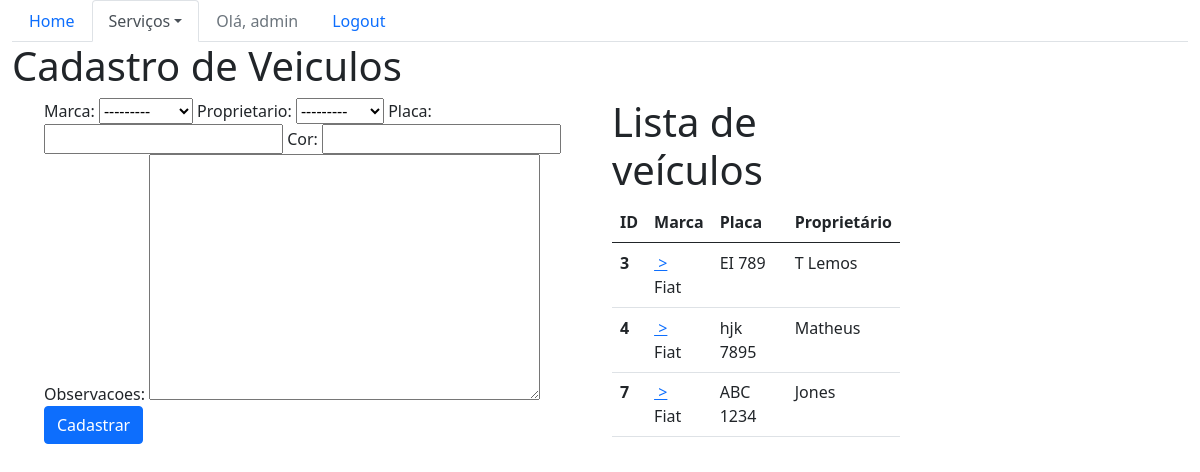
Page /sistema/veiculos/ (signed in) on the committed database.
### core/models.py (models this page shows, shortened)
class Veiculo(models.Model):
    marca = models.ForeignKey(Marca, on_delete=models.CASCADE)
    proprietario = models.ForeignKey(Pessoa, on_delete=models.CASCADE)
    placa = models.CharField(max_length=20)
    cor = models.CharField(max_length=15)
    observacoes = models.TextField(max_length=200)

class Marca(models.Model):
    nome = models.CharField(max_length=50)
    def __str__(self):
        return self.nome

class Pessoa(models.Model):
    nome = models.CharField(max_length=100)
    endereco = models.CharField(max_length=200)
    telefone = models.CharField(max_length=20)
    def __str__(self):
        return self.nome

### core/views.py (the view)
# urls.py: path("veiculos/", lista_veiculos ,name='core_lista_veiculos'),
@login_required
def lista_veiculos(request):
    veiculos = Veiculo.objects.all()
    form = VeiculoForm()
    return render(request, 'core/lista_veiculos.html', {'veiculos': veiculos, 'form': form})

### core/forms.py
class VeiculoForm(ModelForm):
    class Meta:
        model = Veiculo
        fields = '__all__'

### core/templates/core/lista_veiculos.html (shortened to what this page needs)
{%extends 'base.html' %}
{% load bootstrap %}
{%block menu%}
    <ul class="nav nav-tabs">
        <li class="nav-item">
          <a class="nav-link " href="{% url 'core_home' %}">Home</a>
        </li>
        <li class="nav-item dropdown">
          <a class="nav-link dropdown-toggle active" data-toggle="dropdown" href="#" role="button" aria-haspopup="true" aria-expanded="false">Serviços</a>
        </li>
        {%if user.is_authenticated %}
        <li class="nav-item ">
          <a class="nav-link disabled" href="">Olá, {{user}}</a>
        </li>
        <li class="nav-item">
          <a class="nav-link" href="{% url 'logout' %}">Logout</a>
        </li>
        {% else %}
        <li class="nav-item">
          <a class="nav-link" href="{% url 'login' %}">Login</a>
        </li>
        {% endif %}
    </ul>
{%endblock%}
{%block main%}
<div class="row">
    <div class="col-sm-12">
        <h1> Cadastro de Veiculos</h1>
    </div>
</div>
<div class="row">
    <div class="col-sm-6">
        <ul>
            <form action="{% url 'core_veiculo_novo' %}" method="POST">
                {{form|bootstrap}}
                <br>
                <button type="submit" class="btn btn-primary">Cadastrar</button>
            </form>
        </ul>
    </div>
    <div class="col-sm-6">
        <div class="col-sm-6">
            <h1>Lista de veículos</h1>
            <table class="table">
                <thead class= "thead-dark">
                  <tr>
                    <th scope="col">ID</th>
                    <th scope="col">Marca</th>
                    <th scope="col">Placa</th>
                    <th scope="col">Proprietário</th>
                  </tr>
                </thead>
                <tbody>
                    {% for veiculo in veiculos %}
                  <tr>
                    <th scope="row" >{{veiculo.id}}</th>
                    <td><a href="{% url 'core_veiculo_update' veiculo.id %}" style="display:block;">&nbsp;></a>{{veiculo.marca}}</td>
                    <td>{{veiculo.placa}}</td>
                    <td>{{veiculo.proprietario}}</td>
                  </tr>
                  <tr>
                    {%endfor%}
                </tbody>
              </table>
    </div>
</div>
{% endblock %}

### rows in the picture
Veiculo: id "3", marca "Fiat", placa "EI 789", proprietario "T Lemos"
Veiculo: id "4", marca "Fiat", placa "hjk 7895", proprietario "Matheus"
Veiculo: id "7", marca "Fiat", placa "ABC 1234", proprietario "Jones"

### other values in the picture
{{ user }} "admin"
